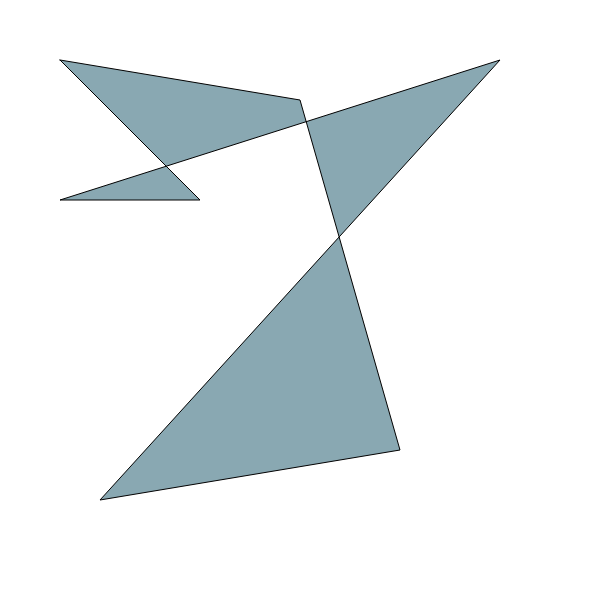
Frame 1 (no input)
Frame 60 (no input): identical to frame 1, image omitted
Frame 120 (the mouse pressed at the canvas centre since frame 60): identical to frame 1, image omitted

The p5.js sketch that drew this single still picture (run headless with seeded random() and noise() and a simulated clock; from frame 60 on, the mouse is pressed at the canvas centre):

// p5.js sketch
// ── sketch.js
function setup() {
  createCanvas(600, 600);
}

function draw() {
  background(255);
  stroke(0)

  // beginShape()
  // vertex(60,60)
  // vertex(300,100)
  // vertex(400,450)
  // vertex(100,500)
  // vertex(60,200)
  // vertex(200,200)
  // endShape("close")
  
fill(137, 168, 178)
  beginShape()
  vertex(60,60)
  vertex(300,100)
  vertex(400,450)
  vertex(100,500)
  vertex(500,60)
  vertex(60,200)
  vertex(200,200)

  endShape("close")
}
